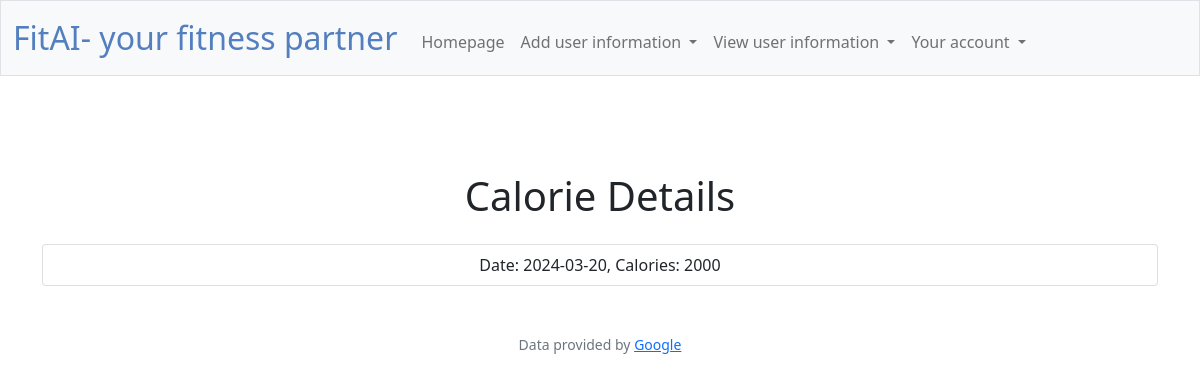
The app's page /view_calories (signed in), older data.
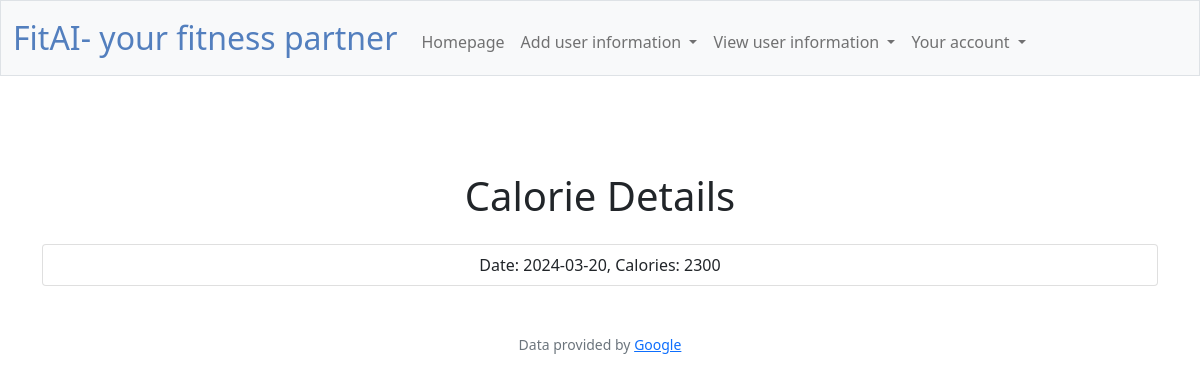
The same page, newer data.
### tables this page shows
CREATE TABLE calorie_details (
    id INTEGER PRIMARY KEY AUTOINCREMENT,
    user_id INTEGER,
    calories INTEGER,
    date_log TEXT,
    FOREIGN KEY (user_id) REFERENCES user(id)
);

### app.py (the view)
@app.route("/view_calories")
@login_required
def view_calories():
    calorie_details = db.execute("SELECT * FROM calorie_details WHERE user_id = ?", session["user_id"])
    return render_template("view_calories.html", calorie_details=calorie_details)

### app.py (called while the page is built)
@app.after_request
def after_request(response):
    response.headers["Cache-Control"] = "no-cache, no-store, must-revalidate"
    response.headers["Expires"] = 0
    response.headers["Pragma"] = "no-cache"
    return response

### helpers.py (called while the page is built)
def login_required(f):
    @wraps(f)
    def decorated_function(*args, **kwargs):
        if session.get("user_id") is None:
            return redirect("/login")
        return f(*args, **kwargs)
    return decorated_function

### templates/view_calories.html (shortened to what this page needs)
{% extends "layout.html" %}
{% block main %}
<div class="container mt-5">
    <h1 class="text-center mb-4">Calorie Details</h1>
    <ul class="list-group">
        {% for detail in calorie_details %}
        <li class="list-group-item">
            Date: {{ detail.date_log }}, Calories: {{ detail.calories }}
        </li>
        {% endfor %}
    </ul>
</div>
{% endblock %}

Row changes from the older to the newer data that the page shows:
changed calorie_details: calories "2000" → "2300"
